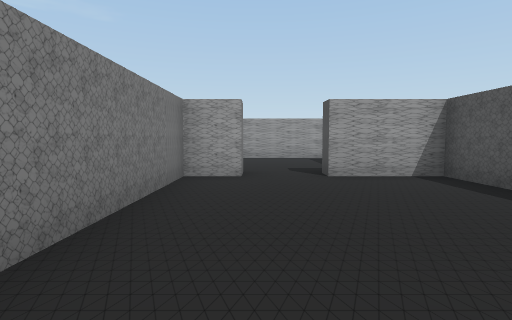
View 1 (above)

23 first-person views from a walk through a 3-D level made in the Unity game engine. The camera is 1.3 m above the floor, tilts 4° down and sees 80° across. Doors are open. The floor is counted in squares, 2 m on a side. Each view is taken from the middle of a square. On the plan, view 1 faces up. The plan holds only what a view shows up to about 10 squares ahead; the rest is blank. The place goes on beyond the plan.

View 2
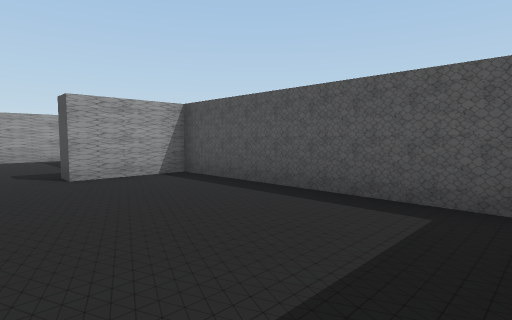

View 3
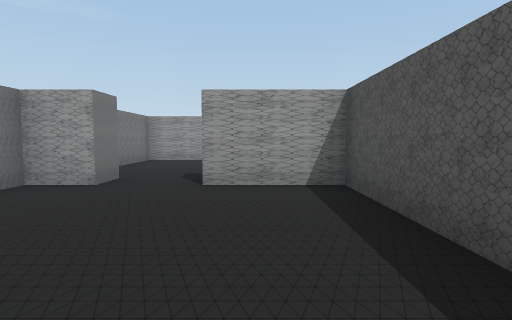

View 4
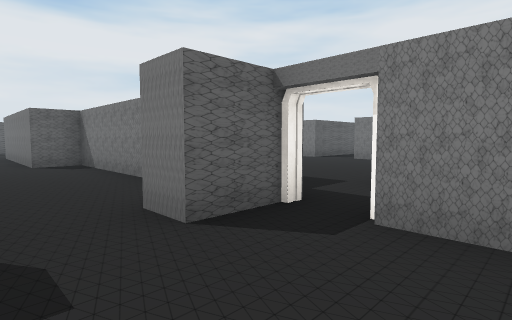

View 5
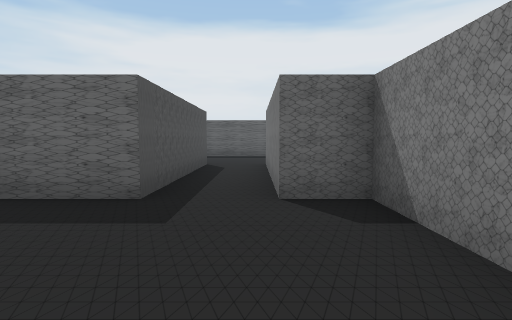

View 6
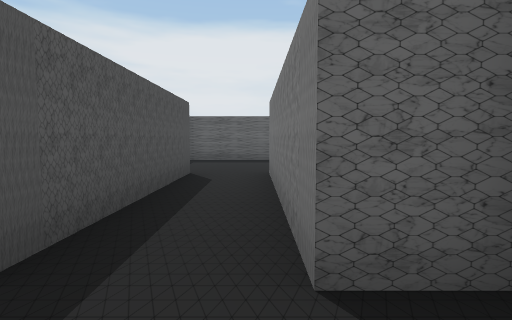

View 7
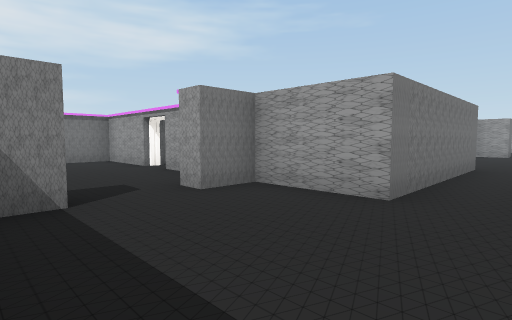

View 8
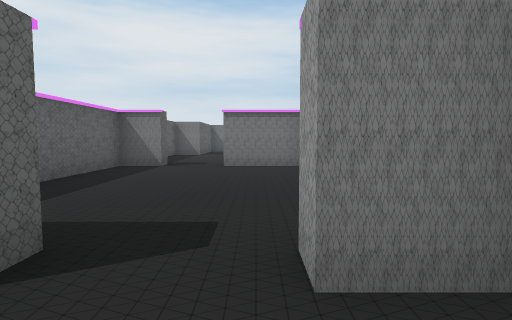

View 9
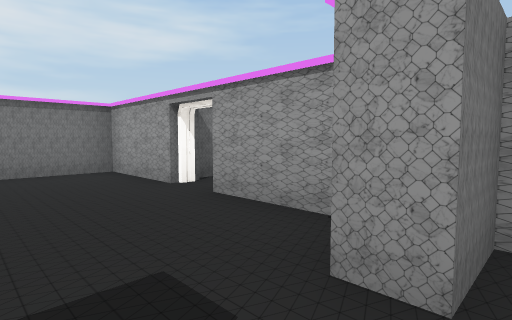

View 10
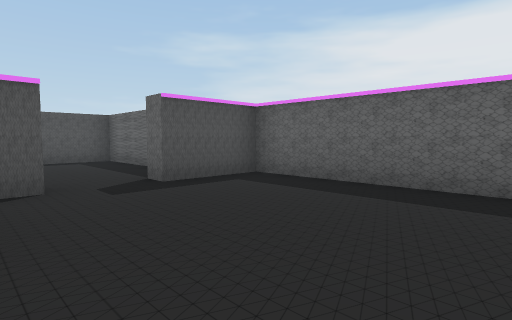

View 11
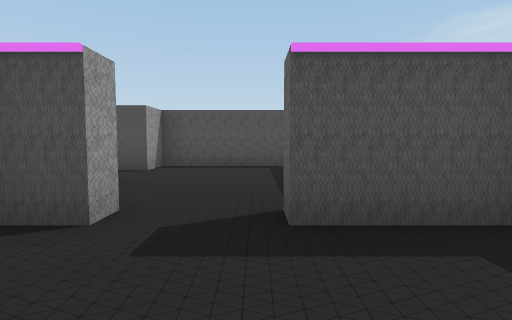

View 12
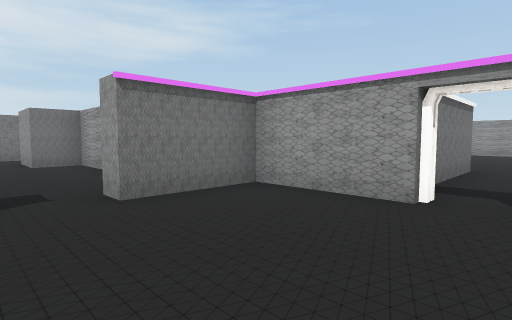

View 13
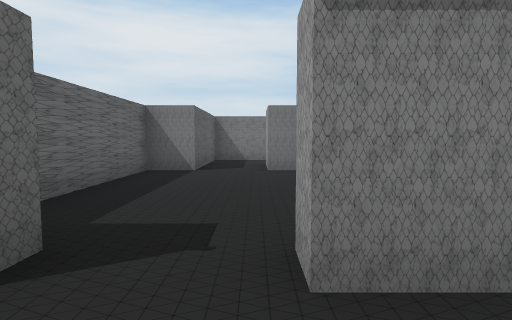

View 14
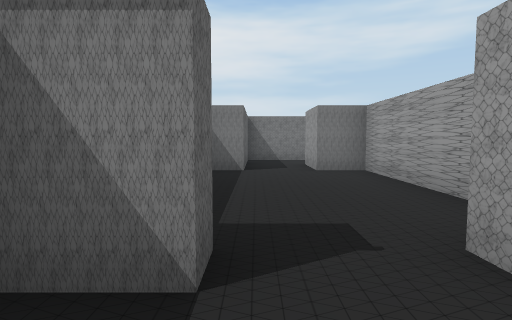

View 15
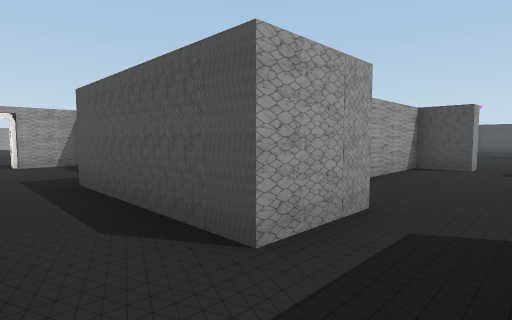

View 16
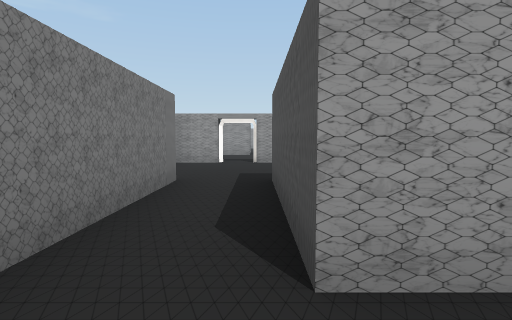

View 17
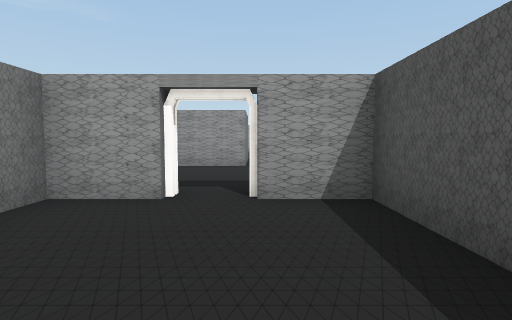

View 18
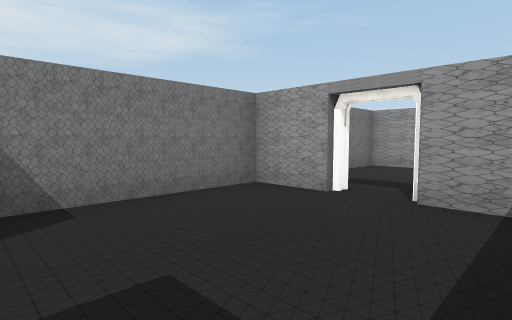

View 19
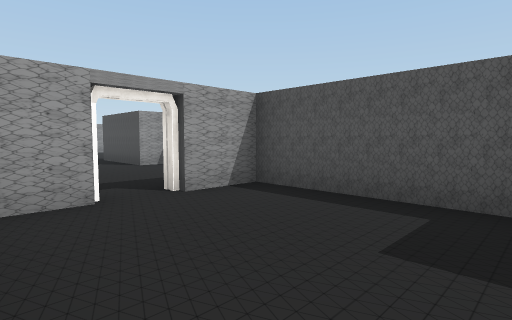

View 20
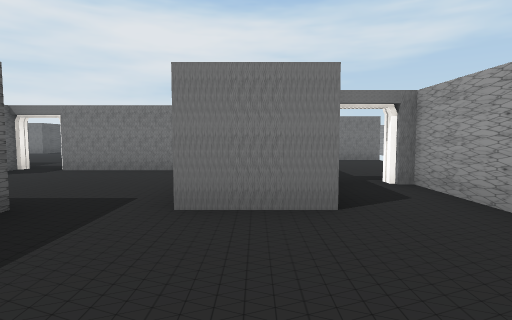

View 21
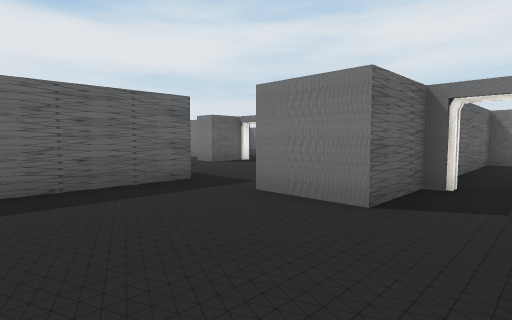

View 22
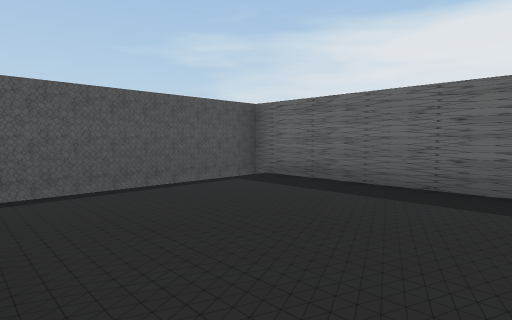

View 23
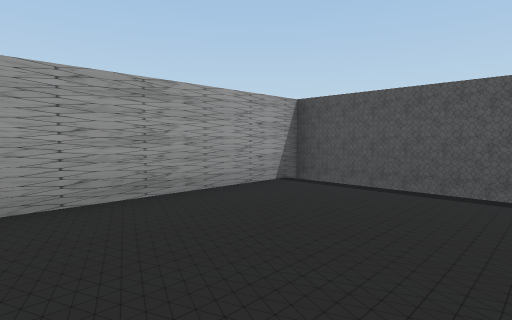

### Floor plan
Points are (right, up) in squares from view 1. A wall is a line through its corners. A room is listed if a view was taken in it or the views show most of it. See-through windows are left out.
Room 1 (views 1, 2, 3, 5, 6)
walls: (3.3, 0.2) (3.3, 5.2) (1.2, 5.2); (-0.3, 5.2) (-1.3, 5.2) (-1.3, -0.3) (-0.3, -0.3) (-0.3, -4.8); (1.2, -4.8) (1.2, -0.3) (2.8, -0.3)
ways out: opening at (0.5, 6) to room 2; open door at (-1.5, 6.5) to room 2; opening at (0.5, -4.5) to room 3
Room 2 (view 4)
walls: (2.2, 10.2) (-1.3, 10.2) (-1.3, 6.9); (1.2, 5.2) (1.2, 5.8); (-1.9, 6) (-0.3, 6) (-0.3, 5.2)
ways out: opening at (0.5, 6) to room 1; open door at (-1.5, 6.5) to room 1; opening at (3, 9.5) to room 6
Room 3 (views 7, 8, 9)
walls: (-0.3, -4.8) (-2.2, -4.8) (-2.2, -5.7) (-2.8, -5.7); (-0.5, -8.2) (2.2, -8.2) (2.2, -4.8) (1.2, -4.8); (-2.8, -7.2) (-2.2, -7.2) (-2.2, -7.8)
ways out: opening at (0.5, -4.5) to room 1; opening at (-2, -6.5) to room 4
Room 4 (views 10, 11, 12, 13, 14)
walls: (-6, -4.8) (-8.2, -4.8) (-8.2, -6.8); (-8.8, -8.2) (-8.2, -8.2) (-8.2, -9.2) (-2.8, -9.2) (-2.8, -7.2); (-2.8, -5.7) (-2.8, -5); (-3.2, -4.8) (-5, -4.8)
ways out: opening at (-2, -6.5) to room 3; opening at (-9, -7.5) to room 7; open door at (-5.5, -4.5)
Room 5 (views 15, 16, 17, 18, 19)
walls: (-16.2, -3.2) (-16.2, -8.2) (-13.2, -8.2); (-13.7, -2.8) (-13.7, 0.2) (-15.1, 0.2); (-13.2, -6.8) (-14.7, -6.8) (-14.7, -3.2); (-15.9, 0.2) (-17.2, 0.2) (-17.2, -2.8)
ways out: opening at (-14, -7.5) to room 7; open door at (-15.5, 0.5)
Room 6 (views 20, 21, 22, 23)
walls: (2.1, 8.7) (7.2, 8.7) (7.2, 13.2) (0.7, 13.2) (0.7, 12.9); (0.6, 11.8) (2.2, 11.8) (2.2, 10.2)
ways out: opening at (3, 9.5) to room 2; open door at (0.5, 12.5)
Room 7 (no view inside)
walls: (-13.2, -8.2) (-13.2, -9.2) (-10.1, -9.2); (-8.2, -6.8) (-8.7, -6.8) (-8.7, -5.7) (-13.2, -5.7) (-13.2, -6.8)
ways out: opening at (-9, -7.5) to room 4; opening at (-14, -7.5) to room 5

Where each view was taken, in squares from view 1:
view 1: 0 up, 0 right, facing up
view 2: 0 up, 0 right, facing up-right
view 3: 1 up, 2 right, facing up
view 4: 8 up, 1 right, facing down-left
view 5: 3 up, 0 right, facing down
view 6: 1 up, 0 right, facing down
view 7: 8 down, 1 right, facing up-left
view 8: 6 down, 1 left, facing left
view 9: 7 down, 2 left, facing up-left
view 10: 5 down, 7 left, facing down-right
view 11: 7 down, 5 left, facing right
view 12: 8 down, 5 left, facing up-left
view 13: 7 down, 7 left, facing left
view 14: 8 down, 7 left, facing left
view 15: 8 down, 16 left, facing up-right
view 16: 8 down, 15 left, facing up
view 17: 3 down, 15 left, facing up
view 18: 3 down, 14 left, facing up-left
view 19: 3 down, 17 left, facing up-right
view 20: 11 up, 5 right, facing left
view 21: 13 up, 5 right, facing down-left
view 22: 13 up, 3 right, facing down-right
view 23: 10 up, 3 right, facing up-right
